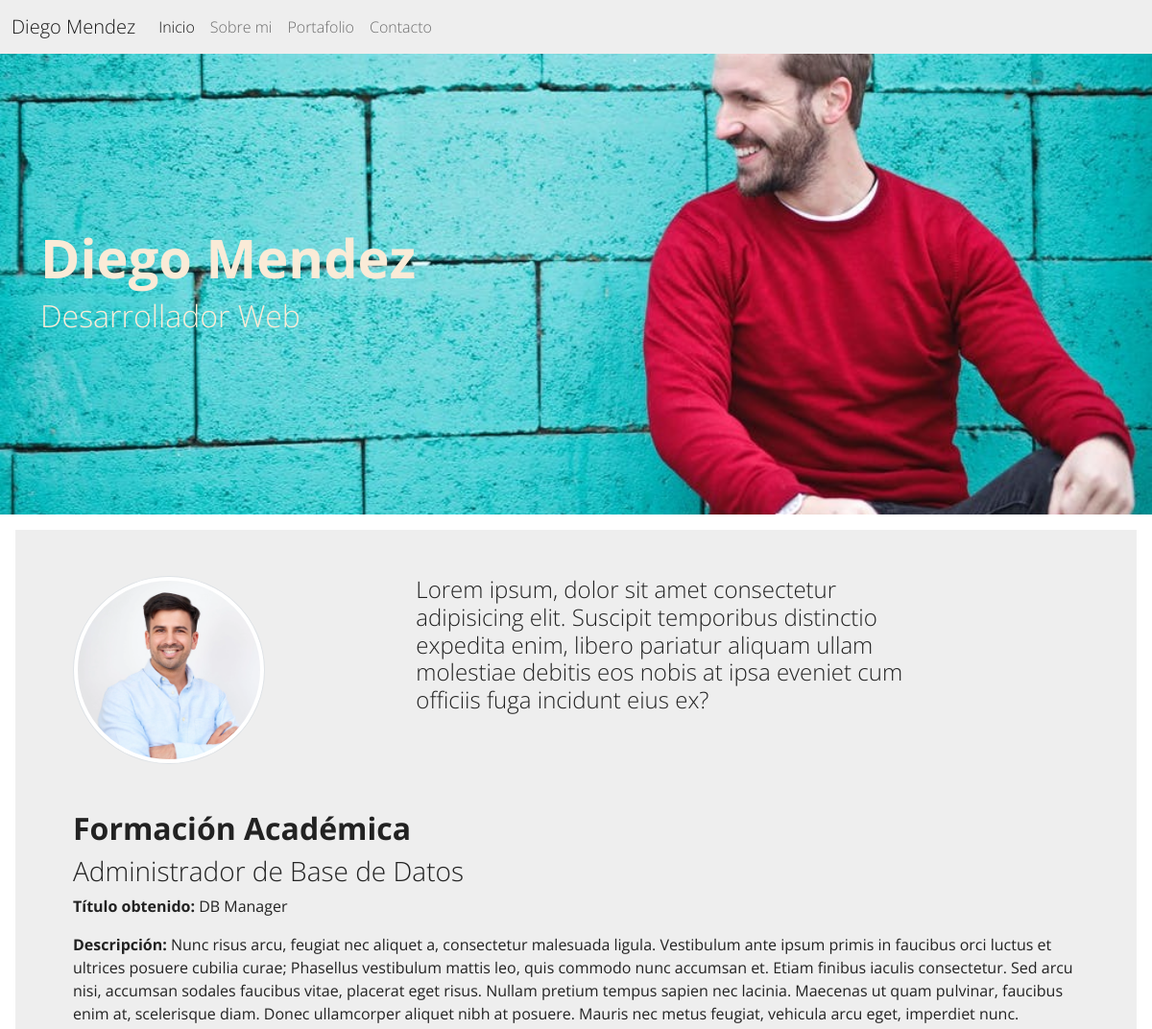
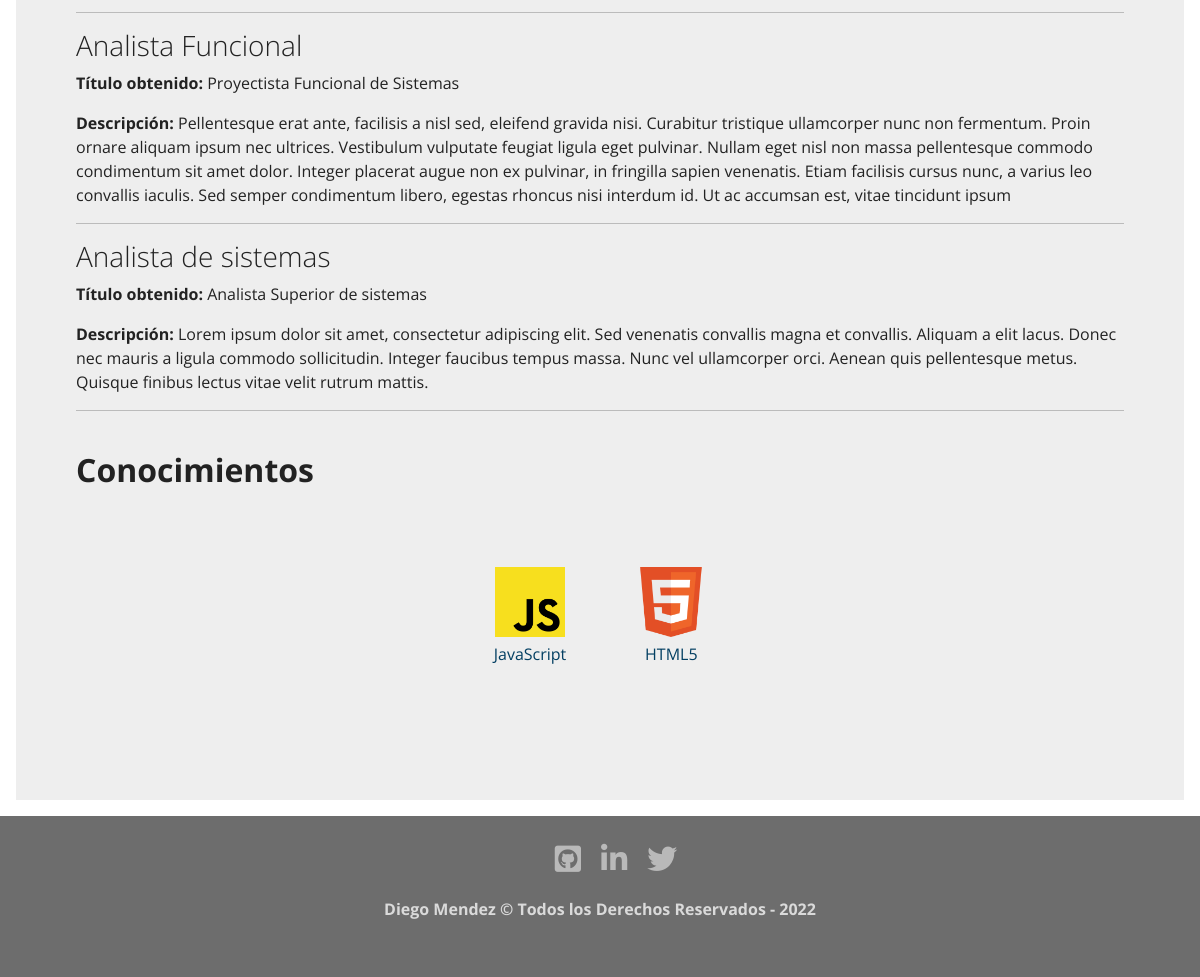
The app's page /about-me/ with its own data (2 pictures, top to bottom).
### about/models.py (models this page shows, shortened)
class Course(models.Model):
    title = models.CharField(max_length=150, verbose_name='Título')
    degree_title = models.CharField(max_length=300, verbose_name='Título Obtenido')
    description = models.TextField(verbose_name='Descripción')
    created = models.DateTimeField(auto_now_add=True, verbose_name='Fecha de Creación')
    updated = models.DateTimeField(auto_now=True, verbose_name='Fecha de Modificación')
    class Meta:
        verbose_name = 'formación'
        verbose_name_plural = 'formaciones'
        ordering = ['-created']

class Skill(models.Model):
    title = models.CharField(max_length=80, verbose_name='Título')
    image = models.ImageField(upload_to='skills', verbose_name='Imagen')
    created = models.DateTimeField(auto_now_add=True, verbose_name='Fecha de Creación')
    updated = models.DateTimeField(auto_now=True, verbose_name='Fecha de Modificación')
    class Meta:
        verbose_name = 'conocimiento'
        verbose_name_plural = 'conocimientos'
        ordering = ['-created']

### about/views.py (the view)
# urls.py: path('about-me/', about_views.about, name='about'),
def about(request):
    courses = Course.objects.all()
    skills = Skill.objects.all()
    return render(request, 'about/about.html', {'courses':courses, 'skills':skills})

### about/templates/about/about.html (shortened to what this page needs)
{% extends 'core/base.html' %}
{% block image-header %} about {% endblock %}
{% block title-header %}
<div>
    <h1 class="display-4 fw-bold">Diego Mendez</h1>
</div>
<div>
    <h3 class="fs-2">Desarrollador Web</h3>
</div>
{% endblock %}
{% block content %}
{% load static %}
<div class="row d-flex">
    <div class="col-4 offset-md-auto">
        <img class="img-fluid img-thumbnail img-circle img-perfil " src="{% static 'core/img/foto-perfil.png' %}" alt="">
    </div>
    <div class="col-6">
        <h4>Lorem ipsum, dolor sit amet consectetur adipisicing elit. Suscipit temporibus distinctio expedita enim, libero pariatur aliquam ullam molestiae debitis eos nobis at ipsa eveniet cum officiis fuga incidunt eius ex?</h4>
    </div>
</div>
<div class="row d-flex pt-5">
    <div class="col-12">
        <h2 class="fw-bold">Formación Académica</h2>
        {% for course in courses %}
        <h3>{{ course.title }}</h3>
        <p><strong>Título obtenido:</strong> {{ course.degree_title }}</p>
        <p><strong>Descripción:</strong> {{ course.description }}</p>
        <hr>
        {% endfor %}
        <br>
        <h2 class="fw-bold">Conocimientos</h2>
        <section class="skills" id="skills">
            <div class="skills__container" id="skills">
                {% for skill in skills %}
                <div class="card__skills">
                    <div class="skill__thumbnail">
                        <img class="skill__logo" src="{{ skill.image.url }}" alt="html5">
                    </div>
                    <div class="skill__texto">
                        <p class="skill__titulo">{{ skill.title }}</p>
                    </div>
                </div>
                {% endfor %}
            </div>
        </section>
    </div>
</div>
{% endblock %}

### core/static/core/css/app.css (style rules this page uses)
.img-perfil { width: 60%; border-radius: 50%; }
.skills__container { display: flex; flex-direction: row; flex-wrap: wrap; justify-content: space-evenly; margin: 0 30px; align-items: center; justify-content: center; padding: 30px 30px; }
.card__skills { margin: 20px 15px; padding: 20px 20px; max-height: 200px; border-radius: 5px; text-align: center; display: flex; flex-wrap: wrap; flex-direction: column; align-items: center; }
.skill__logo { width: 70px; height: auto; }
.skill__titulo { margin-top: 5px; font-size: 16px; color: #033F62; }

### records on screen
Course: title "Administrador de Base de Datos", degree_title "DB Manager", description "Nunc risus arcu, feugiat nec aliquet a, consectetur malesuada ligula. Vestibulum ante ipsum primis in faucibus orci luctus et ultrices posuere cubilia curae; Phasellus vestibulum mattis leo, quis commodo nunc accumsan et. Etiam finibus iaculis consectetur. Sed arcu nisi, accumsan sodales faucibus vitae, placerat eget risus. Nullam pretium tempus sapien nec lacinia. Maecenas ut quam pulvinar, faucibus enim at, scelerisque diam. Donec ullamcorper aliquet nibh at posuere. Mauris nec metus feugiat, vehicula arcu eget, imperdiet nunc."
Course: title "Analista Funcional", degree_title "Proyectista Funcional de Sistemas", description "Pellentesque erat ante, facilisis a nisl sed, eleifend gravida nisi. Curabitur tristique ullamcorper nunc non fermentum. Proin ornare aliquam ipsum nec ultrices. Vestibulum vulputate feugiat ligula eget pulvinar. Nullam eget nisl non massa pellentesque commodo condimentum sit amet dolor. Integer placerat augue non ex pulvinar, in fringilla sapien venenatis. Etiam facilisis cursus nunc, a varius leo convallis iaculis. Sed semper condimentum libero, egestas rhoncus nisi interdum id. Ut ac accumsan est, vitae tincidunt ipsum"
Course: title "Analista de sistemas", degree_title "Analista Superior de sistemas", description "Lorem ipsum dolor sit amet, consectetur adipiscing elit. Sed venenatis convallis magna et convallis. Aliquam a elit lacus. Donec nec mauris a ligula commodo sollicitudin. Integer faucibus tempus massa. Nunc vel ullamcorper orci. Aenean quis pellentesque metus. Quisque finibus lectus vitae velit rutrum mattis."
Skill: image (picture), title "JavaScript"
Skill: image (picture), title "HTML5"
